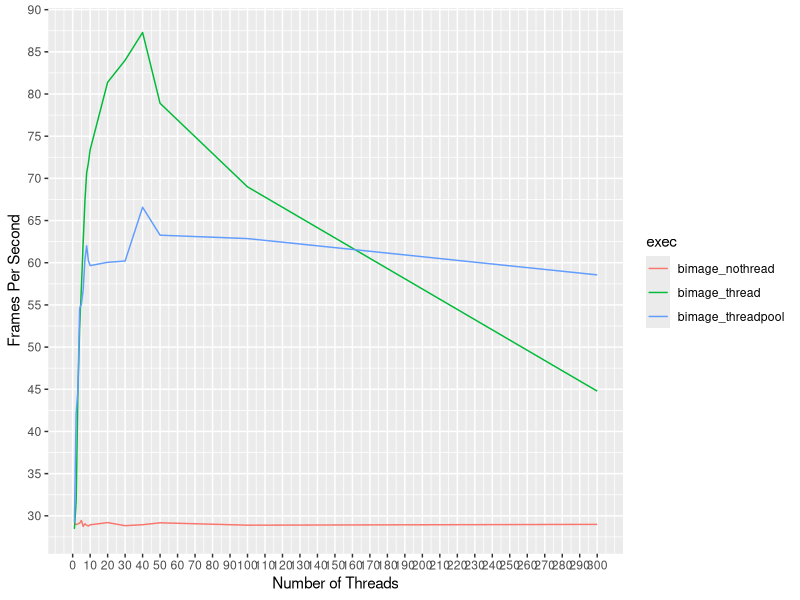
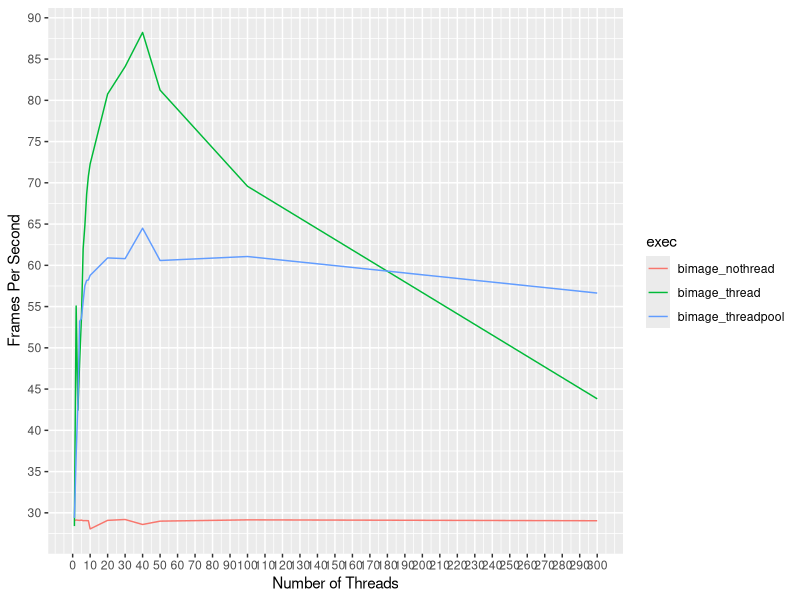
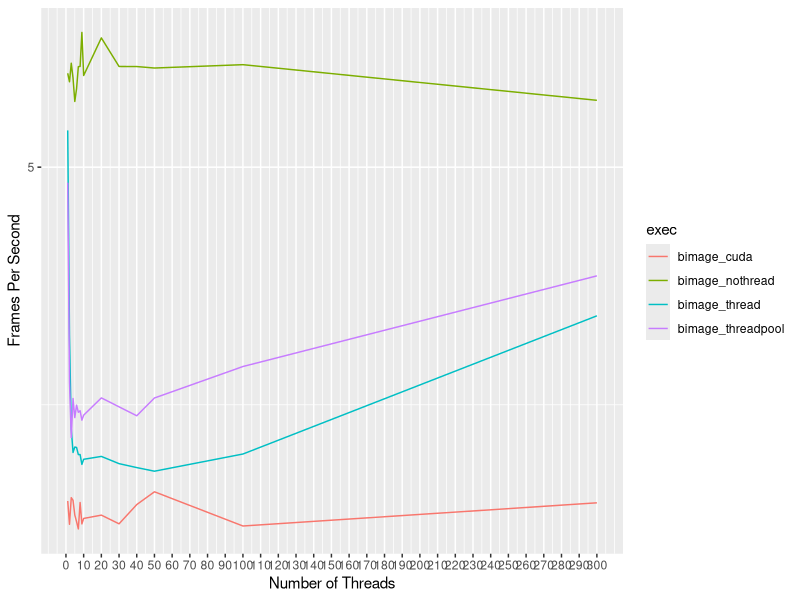
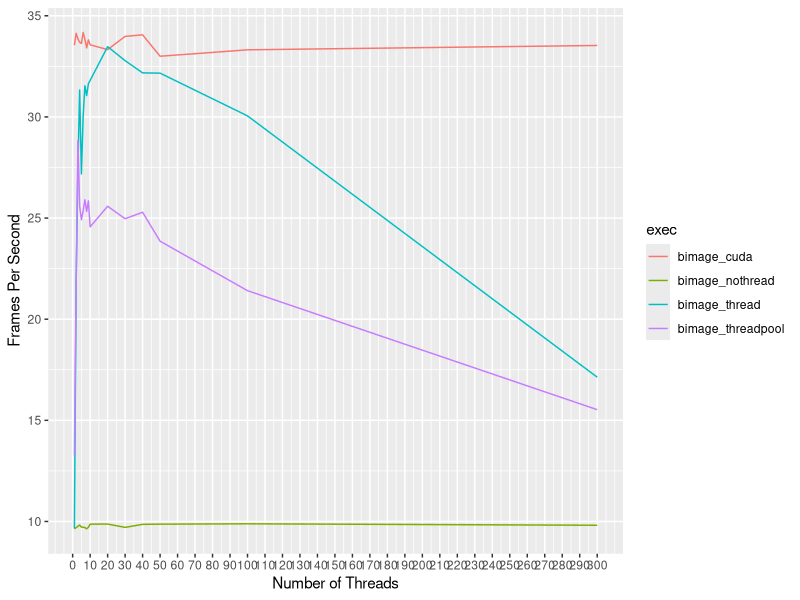
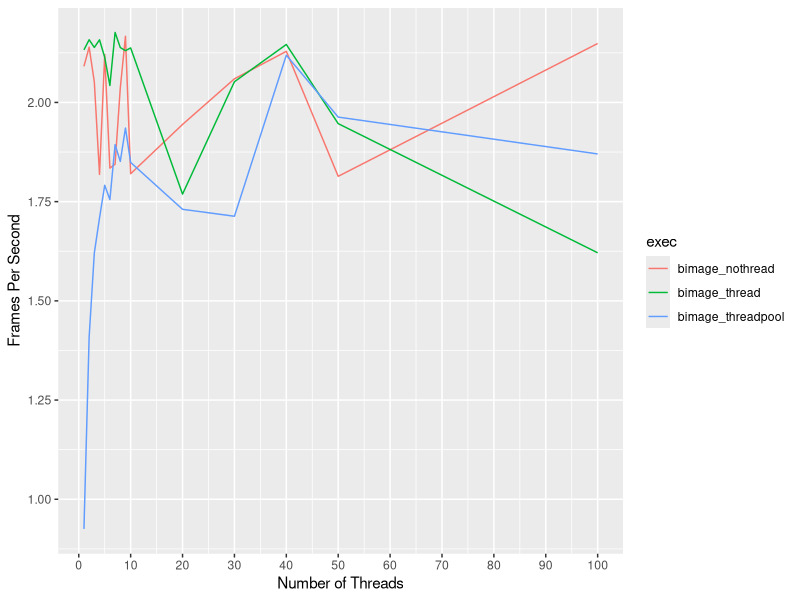
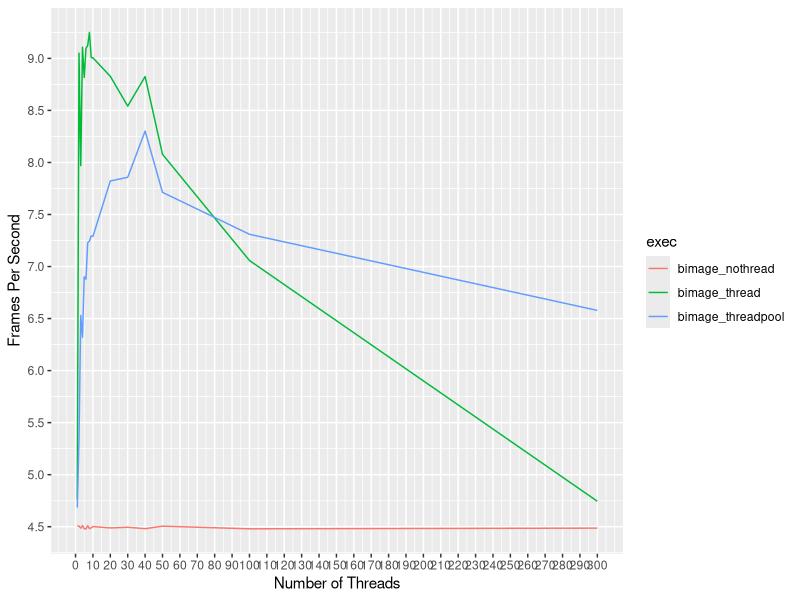
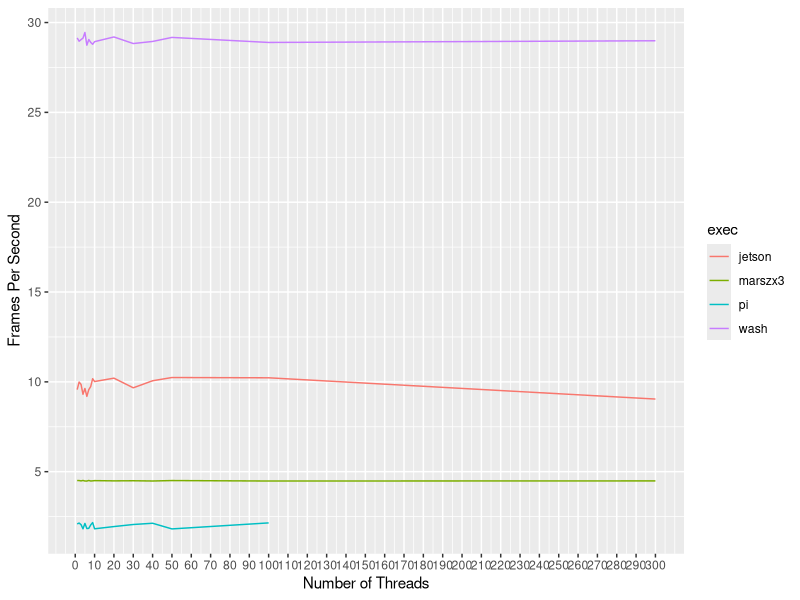
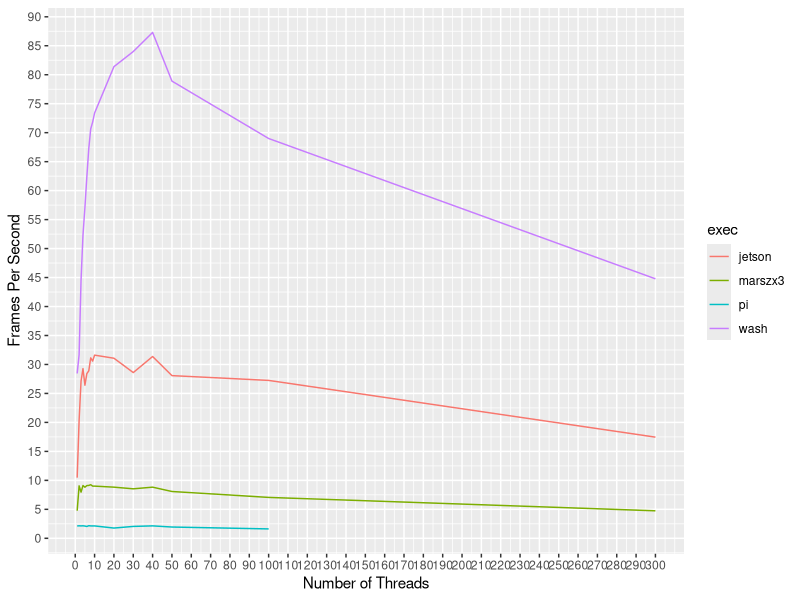

The R source for these figures, in order:
library("ggplot2")

wash_frames60 <- read.csv("wash_frames60.csv")
wash_frames1200 <- read.csv("wash_frames1200.csv")
jetson_frames60 <- read.csv("jetson_frames60.csv")
jetson_frames1200 <- read.csv("jetson_frames1200.csv")
pi_frames60 <- read.csv("pi_frames60.csv")
marszx3_frames60 <- read.csv("marszx3_frames60.csv")
combined_frames60_nothread <- read.csv("combined_frames60_nothread.csv")
combined_frames60_thread <- read.csv("combined_frames60_thread.csv")
combined_frames60_threadpool <- read.csv("combined_frames60_threadpool.csv")

png("wash_frames60.png", width=1600, height=900, res=150)
ggplot(wash_frames60, aes(x=numthreads, y=time, col=exec)) +
  geom_line() +
  scale_x_continuous(breaks=seq(0,300,by=10)) + 
  scale_y_continuous(breaks=seq(0,100,by=5)) + 
  ylab("Frames Per Second") + 
  xlab("Number of Threads")

png("wash_frames1200.png", width=1600, height=900, res=150)
ggplot(wash_frames1200, aes(x=numthreads, y=time, col=exec)) +
  geom_line() + 
  scale_x_continuous(breaks=seq(0,300,by=10)) + 
  scale_y_continuous(breaks=seq(0,100,by=5)) + 
  ylab("Frames Per Second") + 
  xlab("Number of Threads")

png("jetson_frames60.png", width=1600, height=900, res=150)
ggplot(jetson_frames60, aes(x=numthreads, y=time, col=exec)) +
  geom_line() +
  scale_x_continuous(breaks=seq(0,300,by=10)) + 
  scale_y_continuous(breaks=seq(0,100,by=5)) + 
  ylab("Frames Per Second") + 
  xlab("Number of Threads")

png("jetson_frames1200.png", width=1600, height=900, res=150)
ggplot(jetson_frames1200, aes(x=numthreads, y=time, col=exec)) +
  geom_line() +
  scale_x_continuous(breaks=seq(0,300,by=10)) + 
  scale_y_continuous(breaks=seq(0,100,by=5)) + 
  ylab("Frames Per Second") + 
  xlab("Number of Threads")

png("pi_frames60.png", width=1600, height=900, res=150)
ggplot(pi_frames60, aes(x=numthreads, y=time, col=exec)) +
  geom_line() +
  scale_x_continuous(breaks=seq(0,300,by=10)) + 
  scale_y_continuous(breaks=seq(0,5,by=0.25)) + 
  ylab("Frames Per Second") + 
  xlab("Number of Threads")

png("marszx3_frames60.png", width=1600, height=900, res=150)
ggplot(marszx3_frames60, aes(x=numthreads, y=time, col=exec)) +
  geom_line() +
  scale_x_continuous(breaks=seq(0,300,by=10)) + 
  scale_y_continuous(breaks=seq(0,10,by=0.5)) + 
  ylab("Frames Per Second") + 
  xlab("Number of Threads")

png("combined_frames60_nothread.png", width=1600, height=900, res=150)
ggplot(combined_frames60_nothread, aes(x=numthreads, y=time, col=exec)) +
  geom_line() +
  scale_x_continuous(breaks=seq(0,300,by=10)) + 
  scale_y_continuous(breaks=seq(0,100,by=5)) + 
  ylab("Frames Per Second") + 
  xlab("Number of Threads")

png("combined_frames60_thread.png", width=1600, height=900, res=150)
ggplot(combined_frames60_thread, aes(x=numthreads, y=time, col=exec)) +
  geom_line() +
  scale_x_continuous(breaks=seq(0,300,by=10)) + 
  scale_y_continuous(breaks=seq(0,100,by=5)) + 
  ylab("Frames Per Second") + 
  xlab("Number of Threads")

png("combined_frames60_threadpool.png", width=1600, height=900, res=150)
ggplot(combined_frames60_threadpool, aes(x=numthreads, y=time, col=exec)) +
  geom_line() +
  scale_x_continuous(breaks=seq(0,300,by=10)) + 
  scale_y_continuous(breaks=seq(0,100,by=5)) + 
  ylab("Frames Per Second") + 
  xlab("Number of Threads")

dev.off()
